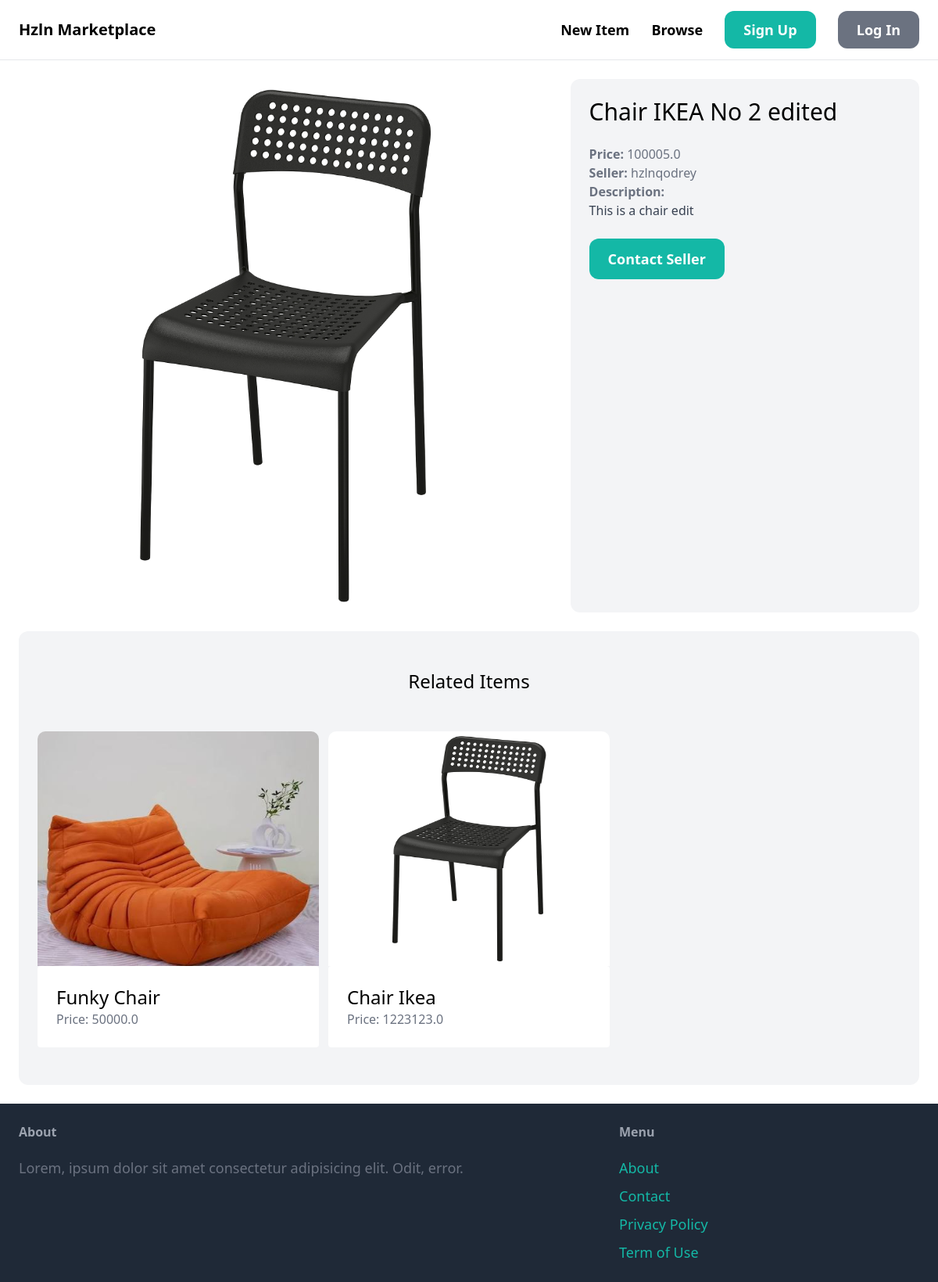
Before: /items/9/ with the older database file.
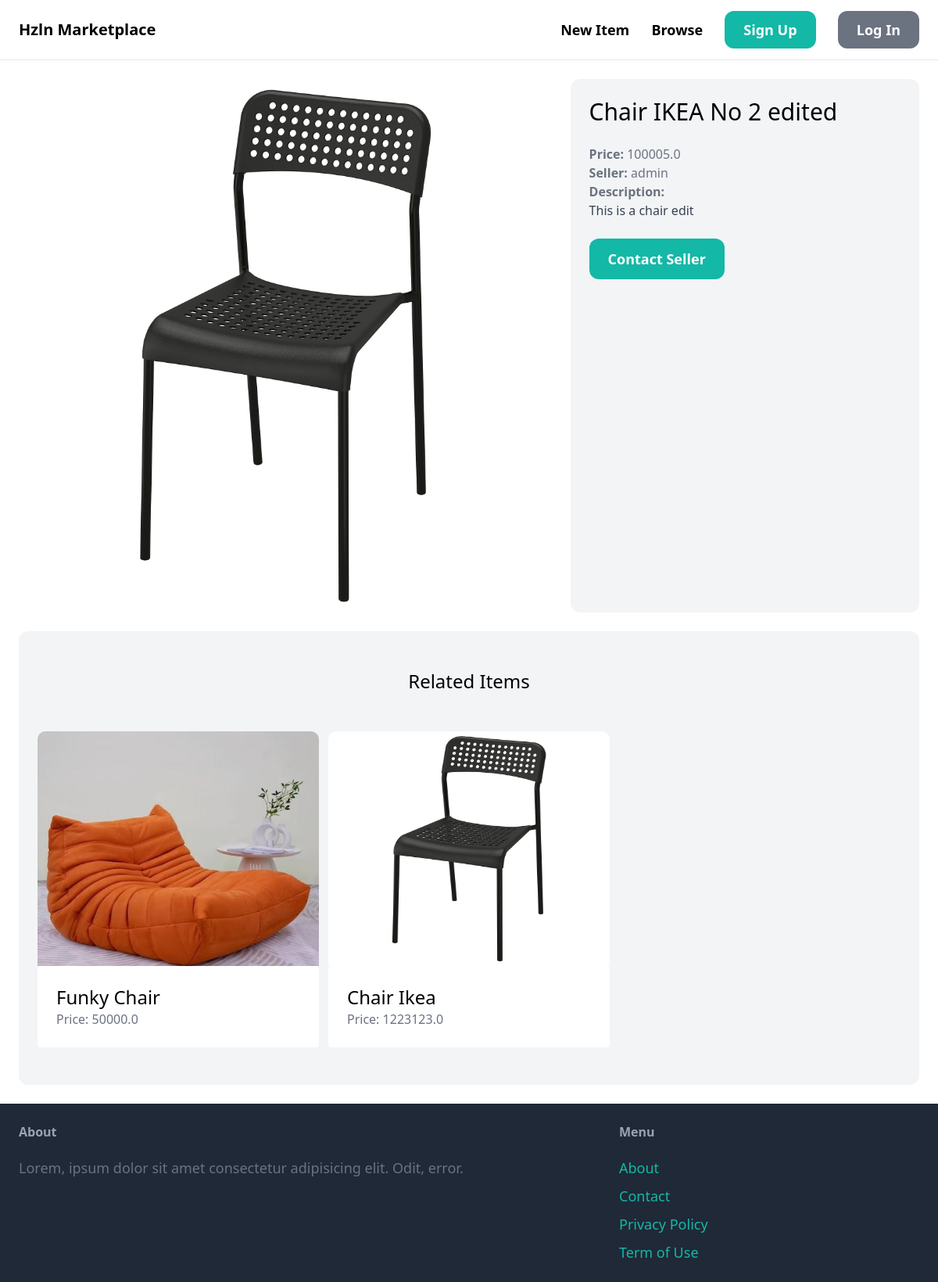
After: the same page with the newer database file.
### item/models.py (models this page shows, shortened)
class Item(models.Model):
    category = models.ForeignKey(Category, related_name='items', on_delete=models.CASCADE)
    name = models.CharField(max_length=255)
    description = models.TextField(blank=True, null=True)
    price = models.FloatField()
    image = models.ImageField(upload_to='items_images', blank=True, null=True)
    is_sold = models.BooleanField(default=False)
    created_by = models.ForeignKey(User, related_name='items', on_delete=models.CASCADE)
    created_at = models.DateTimeField(auto_now_add=True)

### item/views.py (the view)
# urls.py: path('<int:pk>/', views.detail, name='detail'),
def detail(request, pk):
    item = get_object_or_404(Item, pk=pk)
    related_items = Item.objects.filter(category=item.category, is_sold=False).exclude(pk=pk)[0:3]
    return render(request, 'item/detail.html', {
        'item': item,
        'related_items': related_items
    })

### item/templates/item/detail.html (shortened to what this page needs)
{% extends 'core/base.html' %}
{% block content %}
<div class="grid grid-cols-5 gap-6">
    <div class="col-span-3">
        <img src="{{ item.image.url }}" alt="item detail image" class="rounded-xl">
    </div>
    <div class="col-span-2 p-6 bg-gray-100 rounded-xl">
        <h1 class="mb-6 text-3xl">
            {{ item.name }}
        </h1>
        <p class="text-gray-500">
            <strong>Price: </strong> {{ item.price }}
        </p>
        <p class="text-gray-500">
            <strong>Seller: </strong> {{ item.created_by.username }}
        </p>
        {% if item.description %}
        <p class="text-gray-700">
            <strong class="text-gray-500">Description: </strong> <br>
            {{ item.description }}
        </p>
        {% endif %}
        {% if request.user == item.created_by %}
        <div class="mt-6 p-6 bg-white rounded-xl">
            <p> This is your item</p>
            <a href="{% url 'item:edit' item.id %}"
                class="inline-block mt-6 px-6 py-3 text-lg font-semibold bg-blue-500 text-white rounded-xl">Edit</a>
            <a href="{% url 'item:delete' item.id %}"
                class="inline-block mt-6 px-6 py-3 text-lg font-semibold bg-red-500 text-white rounded-xl">Delete</a>
        </div>
        {% else %}
        <a href="{% url 'conversation:new' item.id %}"
            class="inline-block mt-6 px-6 py-3 text-lg font-semibold bg-teal-500 text-white hover:bg-teal-700 rounded-xl">
            Contact Seller
        </a>
        {% endif %}
    </div>
</div>
<div class="mt-6 px-6 py-12 bg-gray-100 rounded-xl">
    <h2 class="mb-12 text-2xl text-center">
        Related Items
    </h2>
    {% if related_items %}
    <div class="grid grid-cols-3 gap-3">
        {% for item in related_items %}
        <div>
            <a href="{% url 'item:detail' item.id %}">
                <div>
                    <img src="{{ item.image.url }}" class="rounded-t-[0.625rem] h-[300px] rounded-b-none w-full">
                </div>
                <div class="p-6 bg-white rounded ">
                    <h2 class="text-2xl">
                        {{ item.name }}
                    </h2>
                    <p class="text-gray-500">
                        Price: {{ item.price }}
                    </p>
                </div>
            </a>
        </div>
        {% endfor %}
    </div>
    {% else %}
    <div>
        <p> There is no related items yet</p>
    </div>
    {% endif %}
</div>
{% endblock %}

Changed rows visible on the page:
changed Item "Chair IKEA No 2 edited": created_by.username "hzlnqodrey" → "admin"
